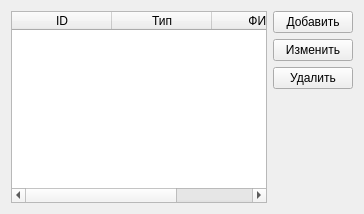
              <widget class="QWidget" name="judgesTab">
               <attribute name="title">
                <string>Судьи</string>
               </attribute>
               <layout class="QGridLayout" name="gridLayout_7">
                <item row="0" column="0">
                 <widget class="QTableWidget" name="judgesTable">
                  <property name="editTriggers">
                   <set>QAbstractItemView::NoEditTriggers</set>
                  </property>
                  <property name="selectionMode">
                   <enum>QAbstractItemView::SingleSelection</enum>
                  </property>
                  <property name="selectionBehavior">
                   <enum>QAbstractItemView::SelectRows</enum>
                  </property>
                  <property name="sortingEnabled">
                   <bool>true</bool>
                  </property>
                  <column>
                   <property name="text">
                    <string>ID</string>
                   </property>
                  </column>
                  <column>
                   <property name="text">
                    <string>Тип</string>
                   </property>
                  </column>
                  <column>
                   <property name="text">
                    <string>ФИО</string>
                   </property>
                  </column>
                 </widget>
                </item>
                <item row="0" column="1">
                 <layout class="QVBoxLayout" name="verticalLayout_7">
                  <item>
                   <widget class="QPushButton" name="addJudgeButton">
                    <property name="text">
                     <string>Добавить</string>
                    </property>
                   </widget>
                  </item>
                  <item>
                   <widget class="QPushButton" name="changeJudgeButton">
                    <property name="text">
                     <string>Изменить</string>
                    </property>
                   </widget>
                  </item>
                  <item>
                   <widget class="QPushButton" name="deleteJudgeButton">
                    <property name="text">
                     <string>Удалить</string>
                    </property>
                   </widget>
                  </item>
                  <item>
                   <spacer name="verticalSpacer_5">
                    <property name="orientation">
                     <enum>Qt::Vertical</enum>
                    </property>
                    <property name="sizeHint" stdset="0">
                     <size>
                      <width>20</width>
                      <height>40</height>
                     </size>
                    </property>
                   </spacer>
                  </item>
                 </layout>
                </item>
               </layout>
              </widget>
